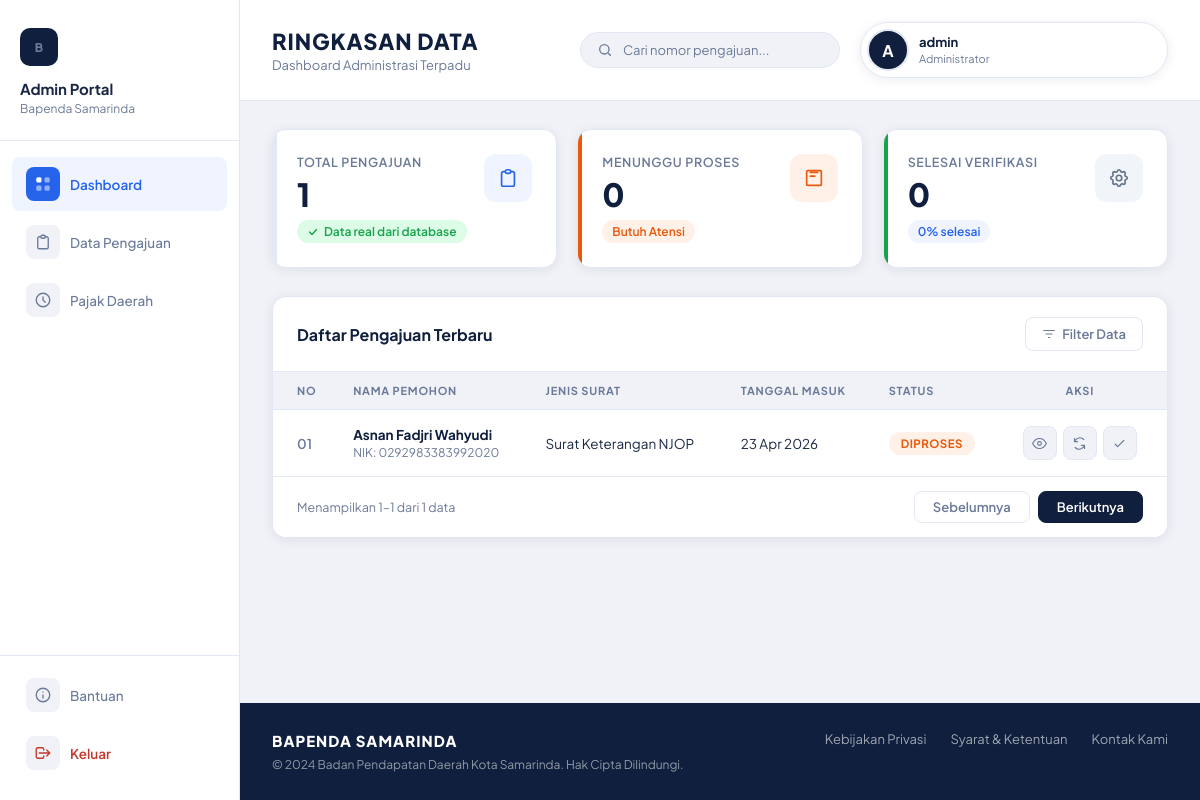
Screenshot of /admin/dashboard.php (signed in) with the database file from the repository.
### tables this page shows
CREATE TABLE `pengajuan` (
  `id` int(11) NOT NULL,
  `nama` varchar(150) NOT NULL,
  `nik` varchar(16) NOT NULL,
  `alamat` text NOT NULL,
  `no_hp` varchar(30) NOT NULL,
  `jenis_surat` varchar(150) NOT NULL,
  `status` enum('pending','diproses','selesai') NOT NULL DEFAULT 'pending',
  `tanggal` timestamp NOT NULL DEFAULT current_timestamp()
);

### admin/dashboard.php (the view, shortened to what this page needs)
<?php
include "../koneksi.php";
$per_page = 10;
$page = max(1, (int)($_GET['page'] ?? 1));
$offset = ($page - 1) * $per_page;
$kata_kunci = trim($_GET['q'] ?? "");
$admin_username = $_SESSION['admin_username'] ?? "admin";
$admin_initial = strtoupper(substr($admin_username, 0, 1));
$total_pengajuan = (int) mysqli_fetch_assoc(mysqli_query($koneksi, "SELECT COUNT(*) AS total FROM pengajuan"))['total'];
$total_pending   = (int) mysqli_fetch_assoc(mysqli_query($koneksi, "SELECT COUNT(*) AS total FROM pengajuan WHERE status = 'pending'"))['total'];
$total_selesai   = (int) mysqli_fetch_assoc(mysqli_query($koneksi, "SELECT COUNT(*) AS total FROM pengajuan WHERE status = 'selesai'"))['total'];
if ($kata_kunci !== "") {
    $pencarian = "%" . $kata_kunci . "%";
    $query_total_filter = "SELECT COUNT(*) AS total FROM pengajuan WHERE id LIKE ? OR nama LIKE ? OR nik LIKE ? OR jenis_surat LIKE ?";
    $stmt_total = mysqli_prepare($koneksi, $query_total_filter);
    mysqli_stmt_bind_param($stmt_total, "ssss", $pencarian, $pencarian, $pencarian, $pencarian);
    mysqli_stmt_execute($stmt_total);
    $total_data_tampil = (int) mysqli_fetch_assoc(mysqli_stmt_get_result($stmt_total))['total'];
    $query = "SELECT id, nama, nik, jenis_surat, status, tanggal FROM pengajuan WHERE id LIKE ? OR nama LIKE ? OR nik LIKE ? OR jenis_surat LIKE ? ORDER BY tanggal DESC LIMIT ? OFFSET ?";
    $stmt  = mysqli_prepare($koneksi, $query);
    mysqli_stmt_bind_param($stmt, "ssssii", $pencarian, $pencarian, $pencarian, $pencarian, $per_page, $offset);
} else {
    $total_data_tampil = $total_pengajuan;
    $query = "SELECT id, nama, nik, jenis_surat, status, tanggal FROM pengajuan ORDER BY tanggal DESC LIMIT ? OFFSET ?";
    $stmt  = mysqli_prepare($koneksi, $query);
    mysqli_stmt_bind_param($stmt, "ii", $per_page, $offset);
}
$total_pages = max(1, (int) ceil($total_data_tampil / $per_page));
mysqli_stmt_execute($stmt);
$hasil = mysqli_stmt_get_result($stmt);
?>
<!DOCTYPE html>
<html lang="id">
<head>
    <link rel="stylesheet" href="../assets/css/admin.css">
</head>
<body class="dashboard-page">
    <aside class="sidebar">
        <div class="sidebar-brand">
            <span class="brand-mark">B</span>
            <strong>Admin Portal</strong>
            <span>Bapenda Samarinda</span>
        </div>
        <nav>
            <a class="active" href="dashboard.php">
                <span class="nav-icon">
                </span>
                Dashboard
            </a>
            <a href="dashboard.php">
                <span class="nav-icon">
                    <svg width="18" height="18" fill="none" viewBox="0 0 24 24"><path d="M9 5H7a2 2 0 00-2 2v12a2 2 0 002 2h10a2 2 0 002-2V7a2 2 0 00-2-2h-2M9 5a2 2 0 002 2h2a2 2 0 002-2M9 5a2 2 0 012-2h2a2 2 0 012 2" stroke="currentColor" stroke-width="1.8" stroke-linecap="round"/></svg>
                </span>
                Data Pengajuan
            </a>
            <a href="../index.php">
                <span class="nav-icon">
                    <svg width="18" height="18" fill="none" viewBox="0 0 24 24"><circle cx="12" cy="12" r="9" stroke="currentColor" stroke-width="1.8"/><path d="M12 8v4l3 3" stroke="currentColor" stroke-width="1.8" stroke-linecap="round"/></svg>
                </span>
                Pajak Daerah
            </a>
        </nav>
        <div class="sidebar-bottom">
            <a href="#">
                <span class="nav-icon">
                    <svg width="18" height="18" fill="none" viewBox="0 0 24 24"><circle cx="12" cy="12" r="9" stroke="currentColor" stroke-width="1.8"/><path d="M12 8h.01M12 12v4" stroke="currentColor" stroke-width="1.8" stroke-linecap="round"/></svg>
                </span>
                Bantuan
            </a>
            <a class="sidebar-logout" href="logout.php">
                <span class="nav-icon">
                    <svg width="18" height="18" fill="none" viewBox="0 0 24 24"><path d="M17 16l4-4m0 0l-4-4m4 4H7m6 4v1a2 2 0 01-2 2H5a2 2 0 01-2-2V7a2 2 0 012-2h6a2 2 0 012 2v1" stroke="currentColor" stroke-width="1.8" stroke-linecap="round" stroke-linejoin="round"/></svg>
                </span>
                Keluar
            </a>
        </div>
    </aside>
    <main class="dashboard-main">
        <header class="dashboard-top">
            <div>
                <h1>Ringkasan Data</h1>
                <p>Dashboard Administrasi Terpadu</p>
            </div>
            <form class="search-box" method="GET" action="">
                <svg width="16" height="16" fill="none" viewBox="0 0 24 24"><circle cx="11" cy="11" r="7" stroke="currentColor" stroke-width="2"/><path d="M20 20l-3-3" stroke="currentColor" stroke-width="2" stroke-linecap="round"/></svg>
                <input type="text" name="q" placeholder="Cari nomor pengajuan..." value="<?php echo htmlspecialchars($kata_kunci); ?>">
            </form>
            <div class="admin-profile" title="<?php echo htmlspecialchars($admin_username); ?>">
                <div class="admin-avatar"><?php echo htmlspecialchars($admin_initial); ?></div>
                <div>
                    <strong><?php echo htmlspecialchars($admin_username); ?></strong>
                    <span>Administrator</span>
                </div>
            </div>
        </header>
        <div class="content-body">
            <section class="stats-grid">
                <article class="stat-card reveal-card">
                    <div class="stat-info">
                        <p>Total Pengajuan</p>
                        <strong><?php echo number_format($total_pengajuan); ?></strong>
                        <span class="stat-meta up">
                            <svg width="12" height="12" fill="none" viewBox="0 0 24 24"><path d="M5 12l5 5L19 7" stroke="currentColor" stroke-width="2.5" stroke-linecap="round" stroke-linejoin="round"/></svg>
                            Data real dari database
                        </span>
                    </div>
                    <div class="stat-icon-box blue">
                        <svg width="22" height="22" fill="none" viewBox="0 0 24 24"><path d="M9 5H7a2 2 0 00-2 2v12a2 2 0 002 2h10a2 2 0 002-2V7a2 2 0 00-2-2h-2M9 5a2 2 0 002 2h2a2 2 0 002-2M9 5a2 2 0 012-2h2a2 2 0 012 2" stroke="#2563eb" stroke-width="1.8" stroke-linecap="round"/></svg>
                    </div>
                </article>
                <article class="stat-card attention reveal-card">
                    <div class="stat-info">
                        <p>Menunggu Proses</p>
                        <strong><?php echo number_format($total_pending); ?></strong>
                        <span class="stat-meta warn">Butuh Atensi</span>
                    </div>
                    <div class="stat-icon-box orange">
                        <svg width="22" height="22" fill="none" viewBox="0 0 24 24"><path d="M8 6h8M8 10h5M5 4h14a1 1 0 011 1v14a1 1 0 01-1 1H5a1 1 0 01-1-1V5a1 1 0 011-1z" stroke="#ea580c" stroke-width="1.8" stroke-linecap="round"/></svg>
                    </div>
                </article>
                <article class="stat-card success reveal-card">
                    <div class="stat-info">
                        <p>Selesai Verifikasi</p>
                        <strong><?php echo number_format($total_selesai); ?></strong>
                        <span class="stat-meta info">
                            <?php echo $total_pengajuan > 0 ? round($total_selesai / $total_pengajuan * 100, 1) : 0; ?>% selesai
                        </span>
                    </div>
                    <div class="stat-icon-box gray">
                    </div>
                </article>
            </section>
            <section class="table-panel reveal-card">
                <div class="table-heading">
                    <h2>Daftar Pengajuan Terbaru</h2>
                    <button class="filter-button" type="button">
                        <svg width="14" height="14" fill="none" viewBox="0 0 24 24"><path d="M3 6h18M7 12h10M11 18h2" stroke="currentColor" stroke-width="2" stroke-linecap="round"/></svg>
                        Filter Data
                    </button>
                </div>
                <table>
                    <thead>
                        <tr>
                            <th>No</th>
                            <th>Nama Pemohon</th>
                            <th>Jenis Surat</th>
                            <th>Tanggal Masuk</th>
                            <th>Status</th>
                            <th>Aksi</th>
                        </tr>
                    </thead>
                    <tbody>
                        <?php $nomor = $offset + 1; ?>
                        <?php while ($row = mysqli_fetch_assoc($hasil)): ?>
                        <tr>
                            <td><?php echo str_pad((string)$nomor, 2, "0", STR_PAD_LEFT); ?></td>
                            <td>
                                <strong><?php echo htmlspecialchars($row['nama']); ?></strong><br>
                                <small>NIK: <?php echo htmlspecialchars($row['nik']); ?></small>
                            </td>
                            <td><?php echo htmlspecialchars($row['jenis_surat']); ?></td>
                            <td><?php echo date("d M Y", strtotime($row['tanggal'])); ?></td>
                            <td><span class="status <?php echo htmlspecialchars($row['status']); ?>"><?php echo htmlspecialchars($row['status']); ?></span></td>
                            <td>
                                <div class="action-group">
                                    <a class="icon-action" href="detail.php?id=<?php echo $row['id']; ?>" title="Lihat detail">
                                        <svg width="15" height="15" fill="none" viewBox="0 0 24 24"><path d="M1 12s4-8 11-8 11 8 11 8-4 8-11 8-11-8-11-8z" stroke="currentColor" stroke-width="1.8"/><circle cx="12" cy="12" r="3" stroke="currentColor" stroke-width="1.8"/></svg>
                                    </a>
                                    <a class="icon-action" href="detail.php?id=<?php echo $row['id']; ?>" title="Ubah status"
                                       <?php if ($row['status'] === 'selesai') echo 'style="opacity:.35;pointer-events:none;"'; ?>>
                                        <svg width="15" height="15" fill="none" viewBox="0 0 24 24"><path d="M4 4v5h5M20 20v-5h-5M4 9a9 9 0 0114.9-3.4M20 15A9 9 0 015.1 18.4" stroke="currentColor" stroke-width="1.8" stroke-linecap="round"/></svg>
                                    </a>
                                    <a class="icon-action approve" href="detail.php?id=<?php echo $row['id']; ?>" title="Selesaikan"
                                       <?php if ($row['status'] === 'selesai') echo 'style="opacity:.35;pointer-events:none;"'; ?>>
                                        <svg width="15" height="15" fill="none" viewBox="0 0 24 24"><path d="M5 13l4 4L19 7" stroke="currentColor" stroke-width="2" stroke-linecap="round" stroke-linejoin="round"/></svg>
                                    </a>
                                </div>
                            </td>
                        </tr>
                        <?php $nomor++; endwhile; ?>
                    </tbody>
                </table>
                <div class="table-footer">
                    <span>
                        Menampilkan <?php echo $total_data_tampil > 0 ? $offset + 1 : 0; ?>–<?php echo min($offset + $per_page, $total_data_tampil); ?>
                        dari <?php echo number_format($total_data_tampil); ?> data
                    </span>
                    <div class="pagination">
                        <?php if ($page > 1): ?>
                            <a class="page-btn" href="?page=<?php echo $page - 1; ?>&q=<?php echo urlencode($kata_kunci); ?>">Sebelumnya</a>
                        <?php else: ?>
                            <button class="page-btn" disabled>Sebelumnya</button>
                        <?php endif; ?>
                        <?php if ($page < $total_pages): ?>
                            <a class="page-btn primary" href="?page=<?php echo $page + 1; ?>&q=<?php echo urlencode($kata_kunci); ?>">Berikutnya</a>
                        <?php else: ?>
                            <button class="page-btn primary" disabled>Berikutnya</button>
                        <?php endif; ?>
                    </div>
                </div>
            </section>
        </div>
        <footer class="dashboard-footer">
            <div class="footer-brand">
                <strong>BAPENDA SAMARINDA</strong>
                <span>© 2024 Badan Pendapatan Daerah Kota Samarinda. Hak Cipta Dilindungi.</span>
            </div>
            <div class="footer-links">
                <a href="#">Kebijakan Privasi</a>
                <a href="#">Syarat &amp; Ketentuan</a>
                <a href="#">Kontak Kami</a>
            </div>
        </footer>
    </main>
</body>
</html>

### rows the page displays
pengajuan: nomor "01", nama "Asnan Fadjri Wahyudi", nik "0292983383992020", jenis_surat "Surat Keterangan NJOP", tanggal "23 Apr 2026", status "DIPROSES"

### other values shown
$admin_initial "A"
$admin_username "admin"
$total_pengajuan "1"
$total_pending "0"
$total_selesai "0"
$total_selesai / $total_pengajuan * 100 "0"
$offset + 1 "1"
min($offset + $per_page, $total_data_tampil) "1"
$total_data_tampil "1"
